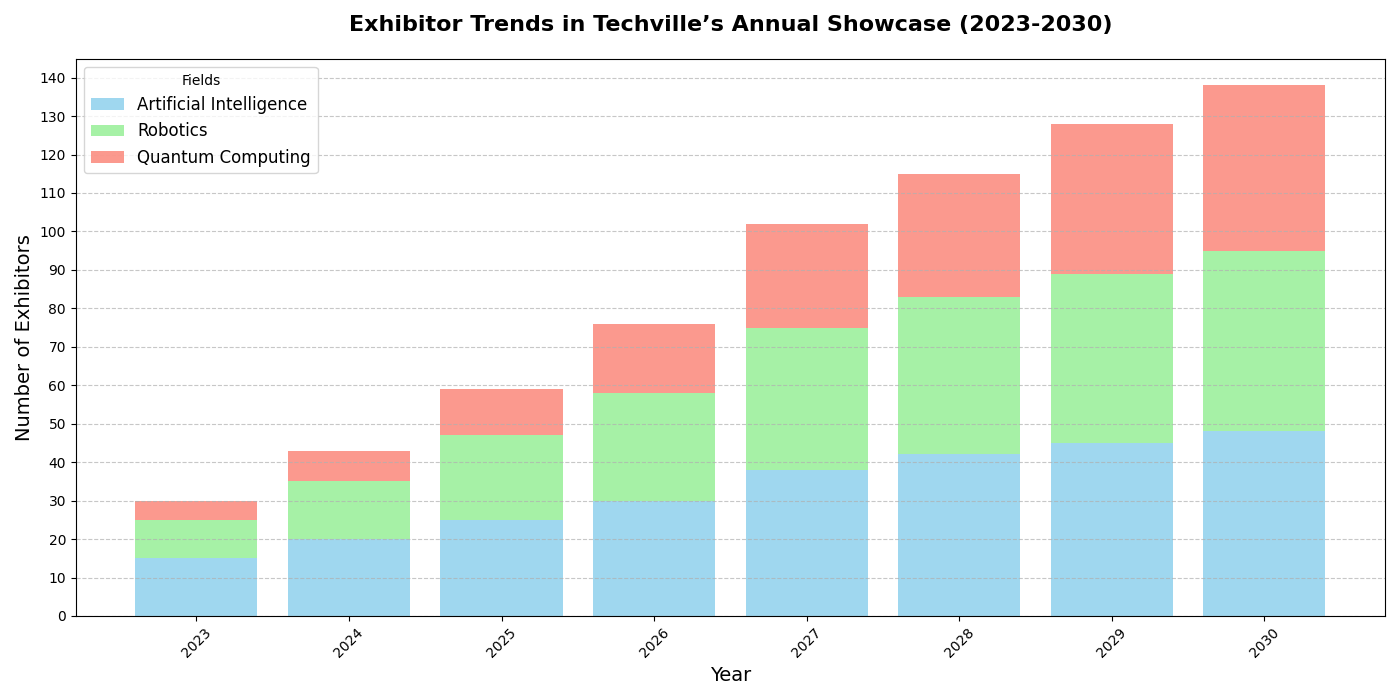

Write the Python code that produced this figure.
import matplotlib.pyplot as plt
import numpy as np

# Backstory:
# In the futuristic city of Techville, there are annual events showcasing emerging 
# technologies in three major fields: Artificial Intelligence, Robotics, and Quantum Computing. 
# The event organizers track the number of exhibitors in each field to analyze trends over the years.

# Define years and categories
years = np.arange(2023, 2031)
categories = ['Artificial Intelligence', 'Robotics', 'Quantum Computing']

# Data for each category (number of exhibitors)
ai_exhibitors = [15, 20, 25, 30, 38, 42, 45, 48]
robotics_exhibitors = [10, 15, 22, 28, 37, 41, 44, 47]
quantum_exhibitors = [5, 8, 12, 18, 27, 32, 39, 43]

# Define cumulative values for stacked bar chart
robotics_cumulative = np.array(ai_exhibitors) + np.array(robotics_exhibitors)
quantum_cumulative = robotics_cumulative + np.array(quantum_exhibitors)

# Set up the figure and axis
fig, ax = plt.subplots(figsize=(14, 7))

# Plot the stacked bar chart
ax.bar(years, ai_exhibitors, label='Artificial Intelligence', color='skyblue', alpha=0.8)
ax.bar(years, robotics_exhibitors, bottom=ai_exhibitors, label='Robotics', color='lightgreen', alpha=0.8)
ax.bar(years, quantum_exhibitors, bottom=robotics_cumulative, label='Quantum Computing', color='salmon', alpha=0.8)

# Title and labels
ax.set_title('Exhibitor Trends in Techville’s Annual Showcase (2023-2030)', fontsize=16, fontweight='bold', pad=20)
ax.set_xlabel('Year', fontsize=14)
ax.set_ylabel('Number of Exhibitors', fontsize=14)

# Adjust x-axis ticks and labels for better readability
ax.set_xticks(years)
ax.set_xticklabels(years, rotation=45)
ax.set_yticks(np.arange(0, 150, step=10))

# Add legend and grid
ax.legend(loc='upper left', fontsize=12, title='Fields')
ax.grid(axis='y', linestyle='--', alpha=0.7)

# Automatically adjust layout to prevent overlap
plt.tight_layout()

# Display the plot
plt.show()
